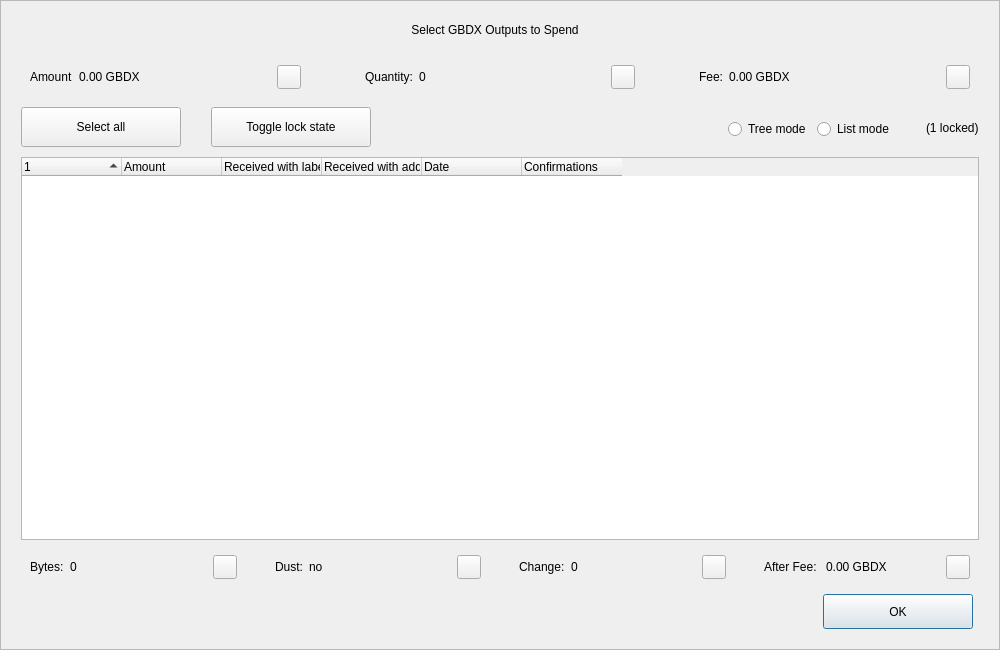
<?xml version="1.0" encoding="UTF-8"?>
<ui version="4.0">
 <class>CoinControlDialog</class>
 <widget class="QDialog" name="CoinControlDialog">
  <property name="geometry">
   <rect>
    <x>0</x>
    <y>0</y>
    <width>1000</width>
    <height>650</height>
   </rect>
  </property>
  <property name="minimumSize">
   <size>
    <width>950</width>
    <height>650</height>
   </size>
  </property>
  <property name="windowTitle">
   <string>Coin Selection</string>
  </property>
  <property name="styleSheet">
   <string notr="true"/>
  </property>
  <layout class="QVBoxLayout" name="verticalLayout">
   <property name="spacing">
    <number>0</number>
   </property>
   <property name="leftMargin">
    <number>0</number>
   </property>
   <property name="topMargin">
    <number>0</number>
   </property>
   <property name="rightMargin">
    <number>0</number>
   </property>
   <property name="bottomMargin">
    <number>0</number>
   </property>
   <item>
    <widget class="QFrame" name="frameContainer">
     <property name="toolTipDuration">
      <number>0</number>
     </property>
     <property name="frameShape">
      <enum>QFrame::StyledPanel</enum>
     </property>
     <property name="frameShadow">
      <enum>QFrame::Raised</enum>
     </property>
     <layout class="QVBoxLayout" name="verticalLayout_2">
      <property name="leftMargin">
       <number>0</number>
      </property>
      <property name="rightMargin">
       <number>0</number>
      </property>
      <property name="bottomMargin">
       <number>20</number>
      </property>
      <item>
       <layout class="QHBoxLayout" name="horizontalLayout_12">
        <property name="spacing">
         <number>0</number>
        </property>
        <property name="leftMargin">
         <number>20</number>
        </property>
        <property name="rightMargin">
         <number>30</number>
        </property>
        <item>
         <spacer name="horizontalSpacer_4">
          <property name="orientation">
           <enum>Qt::Horizontal</enum>
          </property>
          <property name="sizeHint" stdset="0">
           <size>
            <width>40</width>
            <height>20</height>
           </size>
          </property>
         </spacer>
        </item>
        <item>
         <widget class="QLabel" name="labelTitle">
          <property name="minimumSize">
           <size>
            <width>0</width>
            <height>40</height>
           </size>
          </property>
          <property name="maximumSize">
           <size>
            <width>16777215</width>
            <height>40</height>
           </size>
          </property>
          <property name="text">
           <string>Select GBDX Outputs to Spend</string>
          </property>
          <property name="alignment">
           <set>Qt::AlignCenter</set>
          </property>
          <property name="margin">
           <number>7</number>
          </property>
         </widget>
        </item>
        <item>
         <spacer name="horizontalSpacer_5">
          <property name="orientation">
           <enum>Qt::Horizontal</enum>
          </property>
          <property name="sizeHint" stdset="0">
           <size>
            <width>40</width>
            <height>20</height>
           </size>
          </property>
         </spacer>
        </item>
       </layout>
      </item>
      <item>
       <layout class="QHBoxLayout" name="horizontalLayout_8">
        <property name="leftMargin">
         <number>20</number>
        </property>
        <property name="rightMargin">
         <number>20</number>
        </property>
        <item>
         <widget class="QWidget" name="layoutAmount" native="true">
          <layout class="QHBoxLayout" name="horizontalLayout_9" stretch="0,1,0">
           <item>
            <widget class="QLabel" name="labelCoinControlAmountText">
             <property name="text">
              <string>Amount</string>
             </property>
            </widget>
           </item>
           <item>
            <widget class="QLabel" name="labelCoinControlAmount">
             <property name="text">
              <string>0.00 GBDX</string>
             </property>
            </widget>
           </item>
           <item alignment="Qt::AlignHCenter|Qt::AlignVCenter">
            <widget class="QPushButton" name="pushButtonAmount">
             <property name="minimumSize">
              <size>
               <width>0</width>
               <height>24</height>
              </size>
             </property>
             <property name="maximumSize">
              <size>
               <width>24</width>
               <height>26</height>
              </size>
             </property>
             <property name="focusPolicy">
              <enum>Qt::NoFocus</enum>
             </property>
             <property name="styleSheet">
              <string notr="true">padding-bottom:2px;
padding-right:4px;</string>
             </property>
             <property name="text">
              <string/>
             </property>
            </widget>
           </item>
          </layout>
         </widget>
        </item>
        <item>
         <spacer name="horizontalSpacer_2">
          <property name="orientation">
           <enum>Qt::Horizontal</enum>
          </property>
          <property name="sizeType">
           <enum>QSizePolicy::Fixed</enum>
          </property>
          <property name="sizeHint" stdset="0">
           <size>
            <width>40</width>
            <height>20</height>
           </size>
          </property>
         </spacer>
        </item>
        <item>
         <widget class="QWidget" name="layoutQuantity" native="true">
          <layout class="QHBoxLayout" name="horizontalLayout_10" stretch="0,1,0">
           <item>
            <widget class="QLabel" name="labelCoinControlQuantityText">
             <property name="text">
              <string>Quantity:</string>
             </property>
            </widget>
           </item>
           <item>
            <widget class="QLabel" name="labelCoinControlQuantity">
             <property name="text">
              <string>0</string>
             </property>
            </widget>
           </item>
           <item alignment="Qt::AlignHCenter|Qt::AlignVCenter">
            <widget class="QPushButton" name="pushButtonQuantity">
             <property name="minimumSize">
              <size>
               <width>0</width>
               <height>24</height>
              </size>
             </property>
             <property name="maximumSize">
              <size>
               <width>24</width>
               <height>26</height>
              </size>
             </property>
             <property name="focusPolicy">
              <enum>Qt::NoFocus</enum>
             </property>
             <property name="styleSheet">
              <string notr="true">padding-bottom:2px;
               padding-right:4px;</string>
             </property>
             <property name="text">
              <string/>
             </property>
            </widget>
           </item>
          </layout>
         </widget>
        </item>
        <item>
         <spacer name="horizontalSpacer_22">
          <property name="orientation">
           <enum>Qt::Horizontal</enum>
          </property>
          <property name="sizeType">
           <enum>QSizePolicy::Fixed</enum>
          </property>
          <property name="sizeHint" stdset="0">
           <size>
            <width>40</width>
            <height>20</height>
           </size>
          </property>
         </spacer>
        </item>
        <item>
         <widget class="QWidget" name="layoutFee" native="true">
          <layout class="QHBoxLayout" name="horizontalLayout_11" stretch="0,1,0">
           <item>
            <widget class="QLabel" name="labelCoinControlFeeText">
             <property name="text">
              <string>Fee:</string>
             </property>
            </widget>
           </item>
           <item>
            <widget class="QLabel" name="labelCoinControlFee">
             <property name="text">
              <string>0.00 GBDX</string>
             </property>
            </widget>
           </item>
           <item alignment="Qt::AlignHCenter|Qt::AlignVCenter">
            <widget class="QPushButton" name="pushButtonFee">
             <property name="minimumSize">
              <size>
               <width>0</width>
               <height>24</height>
              </size>
             </property>
             <property name="maximumSize">
              <size>
               <width>24</width>
               <height>26</height>
              </size>
             </property>
             <property name="focusPolicy">
              <enum>Qt::NoFocus</enum>
             </property>
             <property name="styleSheet">
              <string notr="true">padding-bottom:2px;
               padding-right:4px;</string>
             </property>
             <property name="text">
              <string/>
             </property>
            </widget>
           </item>
          </layout>
         </widget>
        </item>
       </layout>
      </item>
      <item>
       <widget class="QFrame" name="frame">
        <property name="minimumSize">
         <size>
          <width>0</width>
          <height>40</height>
         </size>
        </property>
        <property name="styleSheet">
         <string notr="true">#frame {
	border:0;
}</string>
        </property>
        <property name="frameShape">
         <enum>QFrame::StyledPanel</enum>
        </property>
        <property name="frameShadow">
         <enum>QFrame::Sunken</enum>
        </property>
        <layout class="QHBoxLayout" name="horizontalLayout">
         <property name="spacing">
          <number>0</number>
         </property>
         <property name="leftMargin">
          <number>20</number>
         </property>
         <property name="topMargin">
          <number>0</number>
         </property>
         <property name="rightMargin">
          <number>20</number>
         </property>
         <property name="bottomMargin">
          <number>0</number>
         </property>
         <item>
          <layout class="QHBoxLayout" name="horizontalLayoutPanel" stretch="0,0,0,0,0,0">
           <property name="spacing">
            <number>20</number>
           </property>
           <item>
            <widget class="QPushButton" name="pushButtonSelectAll">
             <property name="sizePolicy">
              <sizepolicy hsizetype="Maximum" vsizetype="Fixed">
               <horstretch>0</horstretch>
               <verstretch>0</verstretch>
              </sizepolicy>
             </property>
             <property name="minimumSize">
              <size>
               <width>160</width>
               <height>40</height>
              </size>
             </property>
             <property name="maximumSize">
              <size>
               <width>16777215</width>
               <height>40</height>
              </size>
             </property>
             <property name="text">
              <string>Select all</string>
             </property>
             <property name="checkable">
              <bool>true</bool>
             </property>
             <property name="checked">
              <bool>false</bool>
             </property>
             <property name="autoExclusive">
              <bool>false</bool>
             </property>
             <property name="autoDefault">
              <bool>false</bool>
             </property>
            </widget>
           </item>
           <item>
            <spacer name="horizontalSpacer_6">
             <property name="orientation">
              <enum>Qt::Horizontal</enum>
             </property>
             <property name="sizeType">
              <enum>QSizePolicy::Fixed</enum>
             </property>
             <property name="sizeHint" stdset="0">
              <size>
               <width>10</width>
               <height>20</height>
              </size>
             </property>
            </spacer>
           </item>
           <item>
            <widget class="QPushButton" name="pushButtonToggleLock">
             <property name="sizePolicy">
              <sizepolicy hsizetype="Maximum" vsizetype="Fixed">
               <horstretch>0</horstretch>
               <verstretch>0</verstretch>
              </sizepolicy>
             </property>
             <property name="minimumSize">
              <size>
               <width>160</width>
               <height>40</height>
              </size>
             </property>
             <property name="maximumSize">
              <size>
               <width>16777215</width>
               <height>40</height>
              </size>
             </property>
             <property name="text">
              <string>Toggle lock state</string>
             </property>
             <property name="checkable">
              <bool>true</bool>
             </property>
             <property name="autoExclusive">
              <bool>false</bool>
             </property>
             <property name="autoDefault">
              <bool>false</bool>
             </property>
            </widget>
           </item>
           <item>
            <spacer name="horizontalSpacer_7">
             <property name="orientation">
              <enum>Qt::Horizontal</enum>
             </property>
             <property name="sizeType">
              <enum>QSizePolicy::Expanding</enum>
             </property>
             <property name="sizeHint" stdset="0">
              <size>
               <width>30</width>
               <height>20</height>
              </size>
             </property>
            </spacer>
           </item>
           <item alignment="Qt::AlignRight">
            <widget class="QGroupBox" name="groupBox_2">
             <property name="styleSheet">
              <string notr="true">#groupBox_2 {
    background-color:transparent;
    border-radius:0;
}</string>
             </property>
             <property name="title">
              <string/>
             </property>
             <layout class="QHBoxLayout" name="horizontalLayout_14">
              <item>
               <widget class="QRadioButton" name="radioTreeMode">
                <property name="sizePolicy">
                 <sizepolicy hsizetype="Maximum" vsizetype="Fixed">
                  <horstretch>0</horstretch>
                  <verstretch>0</verstretch>
                 </sizepolicy>
                </property>
                <property name="text">
                 <string>Tree mode</string>
                </property>
               </widget>
              </item>
              <item>
               <widget class="QRadioButton" name="radioListMode">
                <property name="sizePolicy">
                 <sizepolicy hsizetype="Maximum" vsizetype="Fixed">
                  <horstretch>0</horstretch>
                  <verstretch>0</verstretch>
                 </sizepolicy>
                </property>
                <property name="text">
                 <string>List mode</string>
                </property>
                <property name="checked">
                 <bool>false</bool>
                </property>
               </widget>
              </item>
             </layout>
            </widget>
           </item>
           <item>
            <widget class="QLabel" name="labelLocked">
             <property name="text">
              <string>(1 locked)</string>
             </property>
            </widget>
           </item>
          </layout>
         </item>
        </layout>
       </widget>
      </item>
      <item>
       <layout class="QHBoxLayout" name="horizontalLayout_13">
        <property name="leftMargin">
         <number>20</number>
        </property>
        <property name="rightMargin">
         <number>20</number>
        </property>
        <item>
         <widget class="CoinControlTreeWidget" name="treeWidget">
          <property name="contextMenuPolicy">
           <enum>Qt::CustomContextMenu</enum>
          </property>
          <property name="styleSheet">
           <string notr="true"/>
          </property>
          <property name="sortingEnabled">
           <bool>false</bool>
          </property>
          <property name="columnCount">
           <number>6</number>
          </property>
          <attribute name="headerShowSortIndicator" stdset="0">
           <bool>true</bool>
          </attribute>
          <attribute name="headerStretchLastSection">
           <bool>false</bool>
          </attribute>
          <column>
           <property name="text">
            <string/>
           </property>
          </column>
          <column>
           <property name="text">
            <string>Amount</string>
           </property>
          </column>
          <column>
           <property name="text">
            <string>Received with label</string>
           </property>
          </column>
          <column>
           <property name="text">
            <string>Received with address</string>
           </property>
          </column>
          <column>
           <property name="text">
            <string>Date</string>
           </property>
          </column>
          <column>
           <property name="text">
            <string>Confirmations</string>
           </property>
           <property name="toolTip">
            <string>Confirmed</string>
           </property>
          </column>
         </widget>
        </item>
       </layout>
      </item>
      <item>
       <layout class="QHBoxLayout" name="horizontalLayout_3">
        <property name="spacing">
         <number>20</number>
        </property>
        <property name="leftMargin">
         <number>20</number>
        </property>
        <property name="rightMargin">
         <number>20</number>
        </property>
        <item>
         <widget class="QWidget" name="layoutBytes" native="true">
          <layout class="QHBoxLayout" name="horizontalLayout_4" stretch="0,1,0">
           <item>
            <widget class="QLabel" name="labelCoinControlBytesText">
             <property name="text">
              <string>Bytes:</string>
             </property>
            </widget>
           </item>
           <item>
            <widget class="QLabel" name="labelCoinControlBytes">
             <property name="text">
              <string>0</string>
             </property>
            </widget>
           </item>
           <item alignment="Qt::AlignHCenter|Qt::AlignVCenter">
            <widget class="QPushButton" name="pushButtonBytes">
             <property name="minimumSize">
              <size>
               <width>0</width>
               <height>24</height>
              </size>
             </property>
             <property name="maximumSize">
              <size>
               <width>24</width>
               <height>26</height>
              </size>
             </property>
             <property name="focusPolicy">
              <enum>Qt::NoFocus</enum>
             </property>
             <property name="styleSheet">
              <string notr="true">padding-bottom:2px;
               padding-right:4px;</string>
             </property>
             <property name="text">
              <string/>
             </property>
            </widget>
           </item>
          </layout>
         </widget>
        </item>
        <item>
         <widget class="QWidget" name="layoutDust" native="true">
          <layout class="QHBoxLayout" name="horizontalLayout_5" stretch="0,1,0">
           <item>
            <widget class="QLabel" name="labelCoinControlLowOutputText">
             <property name="text">
              <string>Dust:</string>
             </property>
            </widget>
           </item>
           <item>
            <widget class="QLabel" name="labelCoinControlLowOutput">
             <property name="text">
              <string>no</string>
             </property>
            </widget>
           </item>
           <item alignment="Qt::AlignHCenter|Qt::AlignVCenter">
            <widget class="QPushButton" name="pushButtonDust">
             <property name="minimumSize">
              <size>
               <width>0</width>
               <height>24</height>
              </size>
             </property>
             <property name="maximumSize">
              <size>
               <width>24</width>
               <height>26</height>
              </size>
             </property>
             <property name="focusPolicy">
              <enum>Qt::NoFocus</enum>
             </property>
             <property name="styleSheet">
              <string notr="true">padding-bottom:2px;
               padding-right:4px;</string>
             </property>
             <property name="text">
              <string/>
             </property>
            </widget>
           </item>
          </layout>
         </widget>
        </item>
        <item>
         <widget class="QWidget" name="layoutChange" native="true">
          <layout class="QHBoxLayout" name="horizontalLayout_6" stretch="0,1,0">
           <item>
            <widget class="QLabel" name="labelCoinControlChangeText">
             <property name="text">
              <string>Change:</string>
             </property>
            </widget>
           </item>
           <item>
            <widget class="QLabel" name="labelCoinControlChange">
             <property name="text">
              <string>0</string>
             </property>
            </widget>
           </item>
           <item alignment="Qt::AlignHCenter|Qt::AlignVCenter">
            <widget class="QPushButton" name="pushButtonChange">
             <property name="minimumSize">
              <size>
               <width>0</width>
               <height>24</height>
              </size>
             </property>
             <property name="maximumSize">
              <size>
               <width>24</width>
               <height>26</height>
              </size>
             </property>
             <property name="focusPolicy">
              <enum>Qt::NoFocus</enum>
             </property>
             <property name="styleSheet">
              <string notr="true">padding-bottom:2px;
               padding-right:4px;</string>
             </property>
             <property name="text">
              <string/>
             </property>
            </widget>
           </item>
          </layout>
         </widget>
        </item>
        <item>
         <widget class="QWidget" name="layoutAfter" native="true">
          <layout class="QHBoxLayout" name="horizontalLayout_7" stretch="0,1,0">
           <item>
            <widget class="QLabel" name="labelCoinControlAfterFeeText">
             <property name="text">
              <string>After Fee: </string>
             </property>
            </widget>
           </item>
           <item>
            <widget class="QLabel" name="labelCoinControlAfterFee">
             <property name="text">
              <string>0.00 GBDX</string>
             </property>
            </widget>
           </item>
           <item alignment="Qt::AlignHCenter|Qt::AlignVCenter">
            <widget class="QPushButton" name="pushButtonAlterFee">
             <property name="minimumSize">
              <size>
               <width>0</width>
               <height>24</height>
              </size>
             </property>
             <property name="maximumSize">
              <size>
               <width>24</width>
               <height>26</height>
              </size>
             </property>
             <property name="focusPolicy">
              <enum>Qt::NoFocus</enum>
             </property>
             <property name="styleSheet">
              <string notr="true">padding-bottom:2px;
               padding-right:4px;</string>
             </property>
             <property name="text">
              <string/>
             </property>
            </widget>
           </item>
          </layout>
         </widget>
        </item>
       </layout>
      </item>
      <item>
       <layout class="QHBoxLayout" name="horizontalLayout_2">
        <property name="spacing">
         <number>0</number>
        </property>
        <property name="leftMargin">
         <number>20</number>
        </property>
        <property name="rightMargin">
         <number>26</number>
        </property>
        <item>
         <spacer name="horizontalSpacer_3">
          <property name="orientation">
           <enum>Qt::Horizontal</enum>
          </property>
          <property name="sizeHint" stdset="0">
           <size>
            <width>558</width>
            <height>20</height>
           </size>
          </property>
         </spacer>
        </item>
        <item>
         <widget class="QPushButton" name="pushButtonOk">
          <property name="minimumSize">
           <size>
            <width>150</width>
            <height>35</height>
           </size>
          </property>
          <property name="text">
           <string>OK</string>
          </property>
         </widget>
        </item>
       </layout>
      </item>
     </layout>
    </widget>
   </item>
  </layout>
 </widget>
 <customwidgets>
  <customwidget>
   <class>CoinControlTreeWidget</class>
   <extends>QTreeWidget</extends>
   <header>coincontroltreewidget.h</header>
  </customwidget>
 </customwidgets>
 <resources/>
 <connections/>
</ui>
